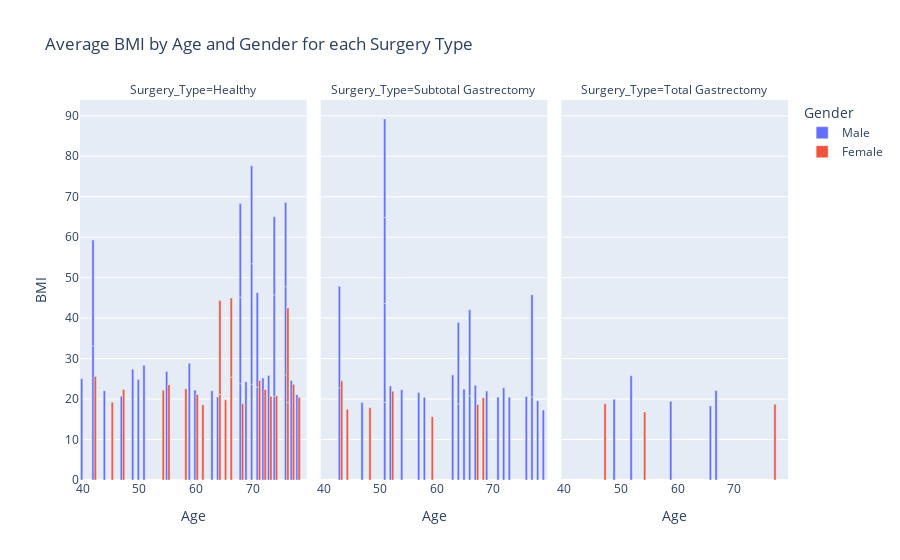

Here is the notebook cell this chart was saved with:
### Code cell
import pandas as pd
import seaborn as sns
import matplotlib.pyplot as plt
import plotly.express as px

# Heatmap of Correlations: No change here, as the Surgery_Type is categorical and doesn't directly correlate with numerical values.

# Line Chart of BMI Trends by Age for different Surgery Types
# Adjusting the line chart to show BMI trends for different Surgery Types
plt.figure(figsize=(12, 8))
sns.lineplot(data=metadata_df, x='Age', y='BMI', hue='Surgery_Type', marker='o')
plt.title('BMI Trend by Age and Surgery Type')
plt.xlabel('Age')
plt.ylabel('BMI')
plt.legend(title='Surgery Type')
plt.grid(True)
plt.show()

# Bar Graph of Average BMI by Age and Gender for each Surgery Type using Plotly
# This plot now also differentiates by Surgery Type
fig = px.bar(metadata_df, x='Age', y='BMI', color='Gender', facet_col='Surgery_Type', barmode='group',
             height=400, title='Average BMI by Age and Gender for each Surgery Type')
fig.show()

# Assuming a need for a count visualization of Surgery Types across Gender, we can use a simple count plot.
plt.figure(figsize=(10, 6))
sns.countplot(data=metadata_df, x='Surgery_Type', hue='Gender')
plt.title('Count of Surgery Types by Gender')
plt.xlabel('Surgery Type')
plt.ylabel('Count')
plt.legend(title='Gender')
plt.xticks(rotation=45)
plt.show()

# Note: The line chart and bar graph have been adjusted to consider Surgery Type. The count plot is added
# to visualize the distribution of surgery types across genders, which might offer insights into which
# genders are more likely to undergo certain types of surgery.

### Figure 1 — Plotly figure (JSON) as saved in the notebook; plotly's stock layout.template omitted (floating-point values rounded to 4 significant figures)
{"data": [{"alignmentgroup": "True", "hovertemplate": "Gender=Male<br>Surgery_Type=Healthy<br>Age=%{x}<br>BMI=%{y}<extra></extra>", "legendgroup": "Male", "marker": {"color": "#636efa", "pattern": {"shape": ""}}, "name": "Male", "offsetgroup": "Male", "orientation": "v", "showlegend": true, "textposition": "auto", "type": "bar", "x": [40, 59, 74, 70, 70, 50, 68, 73, 77, 68, 60, 72, 74, 47, 42, 64, 44, 68, 74, 78, 71, 55, 76, 76, 69, 76, 71, 42, 63, 70, 49, 51], "xaxis": "x", "y": [25, 28.84, 20.69, 23.66, 29.76, 24.82, 23.8, 25.82, 24.61, 21.38, 22.23, 25.21, 25.06, 20.68, 33.14, 20.52, 22.05, 23.12, 19.33, 21.09, 22.94, 26.81, 25.97, 21.8, 24.28, 20.8, 23.38, 26.17, 22.06, 24.22, 27.4, 28.38], "yaxis": "y"}, {"alignmentgroup": "True", "hovertemplate": "Gender=Male<br>Surgery_Type=Subtotal Gastrectomy<br>Age=%{x}<br>BMI=%{y}<extra></extra>", "legendgroup": "Male", "marker": {"color": "#636efa", "pattern": {"shape": ""}}, "name": "Male", "offsetgroup": "Male", "orientation": "v", "showlegend": false, "textposition": "auto", "type": "bar", "x": [64, 73, 65, 54, 72, 78, 77, 67, 66, 66, 51, 47, 52, 43, 58, 43, 57, 64, 69, 63, 79, 76, 71, 77, 51, 51, 51], "xaxis": "x2", "y": [18.82, 20.44, 22.48, 22.32, 22.77, 19.59, 20.52, 23.38, 20.81, 21.26, 19.15, 19.14, 23.26, 22.77, 20.48, 25.1, 21.6, 20.08, 21.97, 25.97, 17.3, 20.66, 20.5, 25.26, 24.51, 21.27, 24.28], "yaxis": "y2"}, {"alignmentgroup": "True", "hovertemplate": "Gender=Male<br>Surgery_Type=Total Gastrectomy<br>Age=%{x}<br>BMI=%{y}<extra></extra>", "legendgroup": "Male", "marker": {"color": "#636efa", "pattern": {"shape": ""}}, "name": "Male", "offsetgroup": "Male", "orientation": "v", "showlegend": false, "textposition": "auto", "type": "bar", "x": [59, 66, 52, 67, 49], "xaxis": "x3", "y": [19.47, 18.31, 25.76, 22.14, 19.94], "yaxis": "y3"}, {"alignmentgroup": "True", "hovertemplate": "Gender=Female<br>Surgery_Type=Healthy<br>Age=%{x}<br>BMI=%{y}<extra></extra>", "legendgroup": "Female", "marker": {"color": "#EF553B", "pattern": {"shape": ""}}, "name": "Female", "offsetgroup": "Female", "orientation": "v", "showlegend": true, "textposition": "auto", "type": "bar", "x": [64, 66, 77, 73, 66, 72, 55, 68, 78, 64, 45, 58, 60, 71, 76, 47, 65, 76, 61, 42, 54, 74], "xaxis": "x", "y": [21.16, 25.41, 23.63, 20.7, 19.56, 22.37, 23.56, 18.86, 20.43, 23.19, 19.23, 22.55, 21.11, 24.61, 19.11, 22.38, 19.82, 23.42, 18.59, 25.59, 22.19, 20.83], "yaxis": "y"}, {"alignmentgroup": "True", "hovertemplate": "Gender=Female<br>Surgery_Type=Subtotal Gastrectomy<br>Age=%{x}<br>BMI=%{y}<extra></extra>", "legendgroup": "Female", "marker": {"color": "#EF553B", "pattern": {"shape": ""}}, "name": "Female", "offsetgroup": "Female", "orientation": "v", "showlegend": false, "textposition": "auto", "type": "bar", "x": [59, 44, 52, 43, 67, 68, 48], "xaxis": "x2", "y": [15.61, 17.47, 21.93, 24.51, 18.67, 20.34, 17.85], "yaxis": "y2"}, {"alignmentgroup": "True", "hovertemplate": "Gender=Female<br>Surgery_Type=Total Gastrectomy<br>Age=%{x}<br>BMI=%{y}<extra></extra>", "legendgroup": "Female", "marker": {"color": "#EF553B", "pattern": {"shape": ""}}, "name": "Female", "offsetgroup": "Female", "orientation": "v", "showlegend": false, "textposition": "auto", "type": "bar", "x": [77, 54, 47], "xaxis": "x3", "y": [18.73, 16.81, 18.83], "yaxis": "y3"}], "layout": {"annotations": [{"font": {}, "showarrow": false, "text": "Surgery_Type=Healthy", "x": 0.16, "xanchor": "center", "xref": "paper", "y": 1, "yanchor": "bottom", "yref": "paper"}, {"font": {}, "showarrow": false, "text": "Surgery_Type=Subtotal Gastrectomy", "x": 0.5, "xanchor": "center", "xref": "paper", "y": 1, "yanchor": "bottom", "yref": "paper"}, {"font": {}, "showarrow": false, "text": "Surgery_Type=Total Gastrectomy", "x": 0.84, "xanchor": "center", "xref": "paper", "y": 1, "yanchor": "bottom", "yref": "paper"}], "autosize": true, "barmode": "group", "legend": {"title": {"text": "Gender"}, "tracegroupgap": 0}, "title": {"text": "Average BMI by Age and Gender for each Surgery Type"}, "xaxis": {"anchor": "y", "autorange": true, "domain": [0, 0.32], "range": [39.5, 79.5], "title": {"text": "Age"}, "type": "linear"}, "xaxis2": {"anchor": "y2", "autorange": true, "domain": [0.34, 0.66], "matches": "x", "range": [39.5, 79.5], "title": {"text": "Age"}, "type": "linear"}, "xaxis3": {"anchor": "y3", "autorange": true, "domain": [0.68, 1.0], "matches": "x", "range": [39.5, 79.5], "title": {"text": "Age"}, "type": "linear"}, "yaxis": {"anchor": "x", "autorange": true, "domain": [0, 1], "range": [0, 93.9], "title": {"text": "BMI"}, "type": "linear"}, "yaxis2": {"anchor": "x2", "autorange": true, "domain": [0, 1], "matches": "y", "range": [0, 93.9], "showticklabels": false, "type": "linear"}, "yaxis3": {"anchor": "x3", "autorange": true, "domain": [0, 1], "matches": "y", "range": [0, 93.9], "showticklabels": false, "type": "linear"}}}
